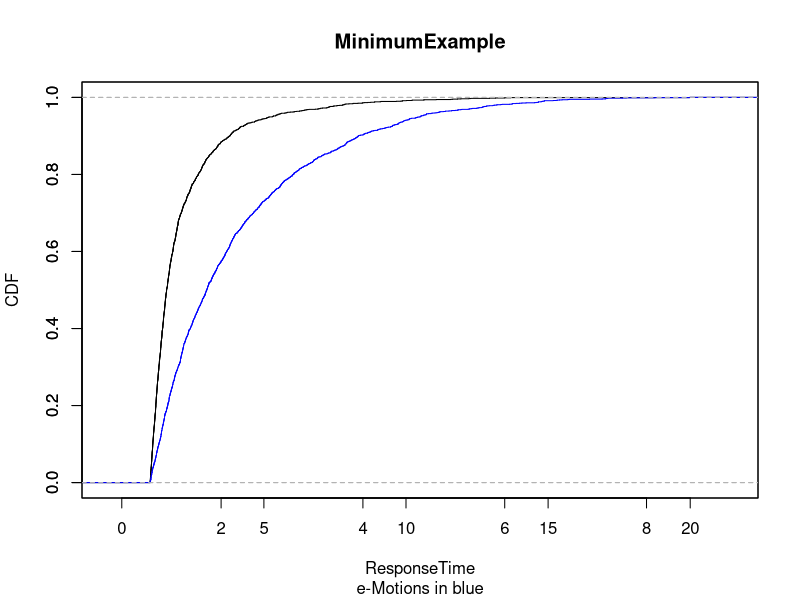

This figure's R source:
print("MinimumExample with Exponentials and OpenWorkload = 1")

minimumPCM = read.csv2("PalladioResults/MinimumExample_Exp_1_2000.csv", header=F, dec=".")
minimumEmotions = read.csv2("MaudeResults/result_2000tu_ow_1_exp.txt", header=F, dec=".")
ks.test(minimumPCM[,1], minimumEmotions[,1])

png('outME_Exp_ow_1.png')
plot(ecdf(minimumPCM[,1]), main="", xlab="", ylab="")
par(new=TRUE)
plot(ecdf(minimumEmotions[,1]), main="", xlab="", ylab="", col="blue")
title(main="MinimumExample", sub="e-Motions in blue",
	xlab="ResponseTime", ylab="CDF")


